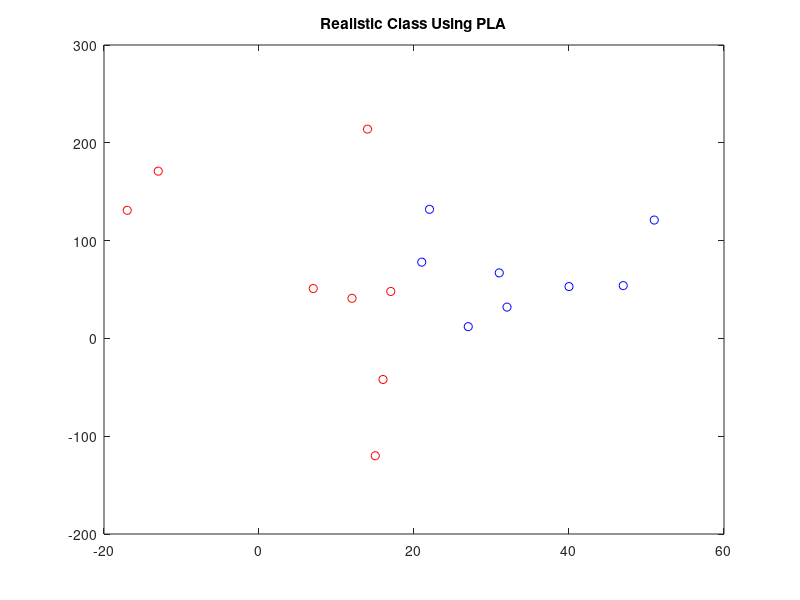

Source code (MATLAB): (Note: this script raises an error after producing the figure.)
%% perceptron.m 的例子（可视化数据部分只能跑二维特征的数据）
%% 目前的问题：在还未找到可完美分类的线之前的PLA，其决策边界
%%            可视化出来的错误分类点，难以解释，或者说就是错的。
%%            但PA是基于PLA的，似乎又不可能出错。
%%
%% 若计算出的直线（后面可视化结果）没有将数据切分开（有分错的点），
%% 两个可能的原因：
%% 1.数据原本就不是线性可分的
%% 2.数据虽然是线性可分的，但迭代的次数还不够

%% Step0.initial workspace and etc.
clear; clf; clc;

%% Step1.Prepare data, 这里的数据是二维的
X = [-17, -13, 16, 12, 7, 15, 14, 17, 31, 47, 21, 40, 32, 27, 51, 22;
    131, 171, -42, 41, 51, -120, 214, 48, 67, 54, 78, 53, 32, 12, 121, 132];
t = ones(1, size(X, 2));
t(:, 1:size(X, 2)/2) = -t(:, 1:size(X, 2)/2);
maxiter = 100000;

%% Step2.Plot scatter plot
figure(1);
plot(X(1, 1:size(X, 2)/2)', X(2, 1:size(X, 2)/2)', 'ro',...
    X(1, size(X, 2)/2+1:size(X, 2))', X(2, size(X, 2)/2+1:size(X, 2))', 'bo');
title('Realistic Class Using PLA');

%% Step3.Calculate using perceptron
[w, cur_best_w] = perceptron(X, t, maxiter);

%% Step4.plot decision boundary based on PLA
%% 绘制决策边界，不过这里是绘制的是二维的
% x0*w0 + x1*w1 + x2*w2 = 0
% x2*w2 = -(x0*w0 + x1*w1)
% x2 = -(x0*w0 + x1*w1)/w2
X = [ones(1, size(X, 2));
    X];
decision_X2 = -(X(1,:).*w(1) + X(2,:).*w(2)) ./ w(3);
hold on;
plot(X(2, :), decision_X2, 'b');
plot(X(2, 1:size(X, 2)/2), decision_X2(1:size(X, 2)/2), 'magentao');
plot(X(2, size(X, 2)/2+1:size(X, 2)), decision_X2(size(X, 2)/2+1:size(X, 2)), 'greeno');
grid on;
legend('class 1(-)', 'class 2(+)',...
    'parameter vector W',...
    'class1(-) on decision boundary', 'class2(+) on decision boundary');
xlabel('feature x1');
ylabel('feature x2');

%% Step5.plot decision boundary based on PA
%% 绘制决策边界，不过这里是绘制的是二维的
w = cur_best_w;
figure(2);
plot(X(2, 1:size(X, 2)/2)', X(3, 1:size(X, 2)/2)', 'ro',...
    X(2, size(X, 2)/2+1:size(X, 2))', X(3, size(X, 2)/2+1:size(X, 2))', 'bo');
title('Realistic Class Using PA');
decision_X2 = -(X(1,:).*w(1) + X(2,:).*w(2)) ./ w(3);
hold on;
plot(X(2, :), decision_X2, 'b');
plot(X(2, 1:size(X, 2)/2), decision_X2(1:size(X, 2)/2), 'magentao');
plot(X(2, size(X, 2)/2+1:size(X, 2)), decision_X2(size(X, 2)/2+1:size(X, 2)), 'greeno');
grid on;
legend('class 1(-)', 'class 2(+)',...
    'parameter vector W',...
    'class1(-) on decision boundary', 'class2(+) on decision boundary');
xlabel('feature x1');
ylabel('feature x2');